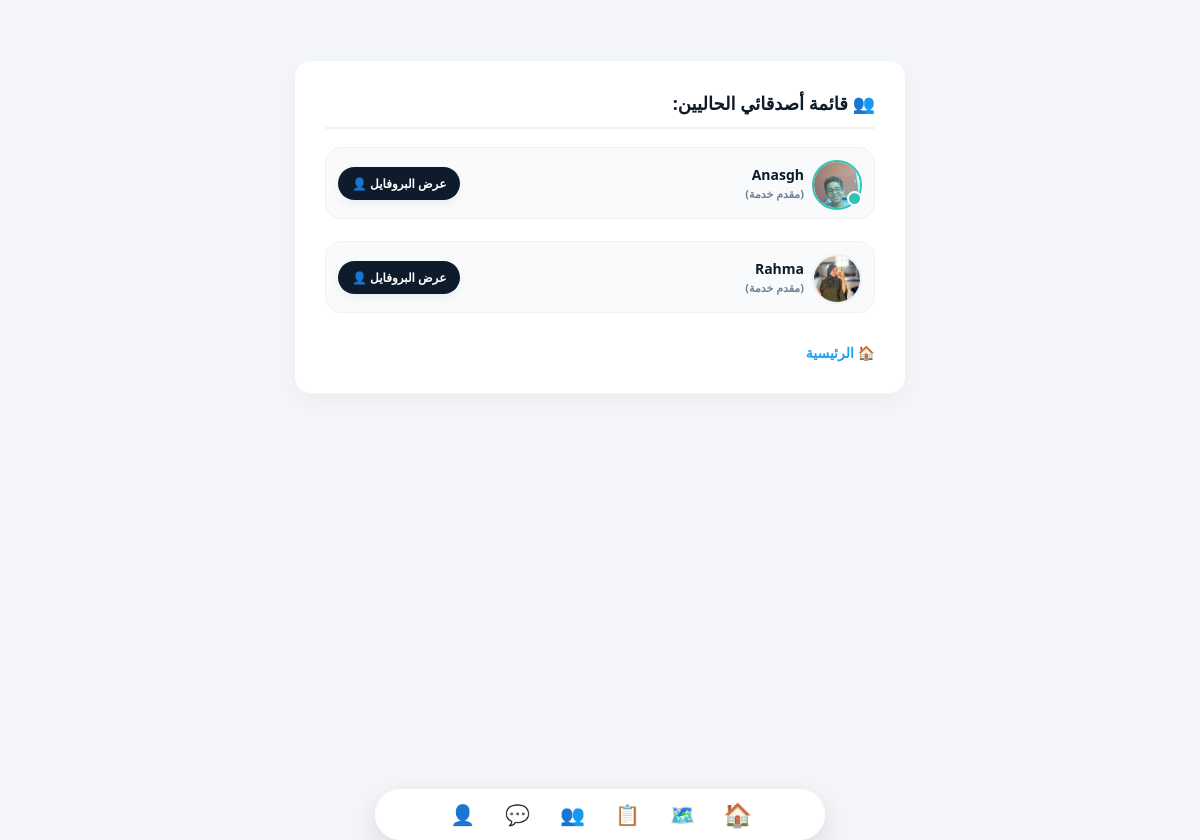
Page /friends/ (signed in) on the committed database.
### accounts/models.py (models this page shows, shortened)
class User(AbstractUser):
    USER_TYPE_CHOICES = (
        ('client', 'طالب خدمة'),
        ('provider', 'مقدم خدمة'),
    )
    VERIFICATION_STATUS_CHOICES = (
        ('not_submitted', 'لم يتم تقديم الطلب'),
        ('pending', 'قيد المراجعة والتدقيق'),
        ('verified', 'حساب موثق ومؤكد'),
        ('rejected', 'تم رفض الطلب'),
    )
    phone_number = models.CharField(max_length=15, unique=True, null=True, blank=True, verbose_name="رقم الهاتف")
    user_type = models.CharField(max_length=10, choices=USER_TYPE_CHOICES, default='client', verbose_name="نوع الحساب")
    governorate = models.ForeignKey(Governorate, on_delete=models.SET_NULL, null=True, blank=True, verbose_name="المحافظة")
    city = models.ForeignKey(City, on_delete=models.SET_NULL, null=True, blank=True, verbose_name="المدينة / المركز")
    address_details = models.CharField(max_length=255, blank=True, null=True, verbose_name="تفاصيل العنوان (الشارع / الحي)")
    national_id = models.CharField(max_length=14, blank=True, null=True, verbose_name="الرقم القومي (14 رقم)")
    id_front_image = models.ImageField(upload_to='national_ids/front/', blank=True, null=True, verbose_name="صورة وجه البطاقة")
    id_back_image = models.ImageField(upload_to='national_ids/back/', blank=True, null=True, verbose_name="صورة ظهر البطاقة")
    verification_status = models.CharField(max_length=20, choices=VERIFICATION_STATUS_CHOICES, default='not_submitted', verbose_name="حالة التوثيق")
    category = models.ForeignKey(Category, on_delete=models.SET_NULL, null=True, blank=True, verbose_name="المهنة / التخصص")
    profile_picture = models.ImageField(upload_to='profile_pics/', blank=True, null=True, default='profile_pics/default_user.png', verbose_name="صورة الحساب")
    is_active_now = models.BooleanField(default=False, verbose_name="متاح الآن للعمل")
    latitude = models.FloatField(null=True, blank=True, verbose_name="خط العرض GPS")
    longitude = models.FloatField(null=True, blank=True, verbose_name="خط الطول GPS")
    last_location_update = models.DateTimeField(null=True, blank=True, verbose_name="آخر تحديث للموقع")
    category = models.ForeignKey(
        'Category',
        on_delete=models.SET_NULL,
        null=True,
        blank=True,
        related_name='providers',
        verbose_name="التخصص المهني الرئيسي (للفنيين فقط)"
    )
    interests = models.ManyToManyField(
        'Category',
        blank=True,
        related_name='interested_users',
        verbose_name="الاهتمامات والاحتياجات (لطالبي الخدمة فقط)"
    )

### accounts/views.py (the view)
# urls.py: path('friends/', friends_list_view, name='friends_list'),
@login_required
def friends_list_view(request):
    friends_relations = FriendRequest.objects.filter(
        (models.Q(from_user=request.user) | models.Q(to_user=request.user)) &
        models.Q(status='accepted')
    )
    friends = []
    for rel in friends_relations:
        if rel.from_user == request.user:
            friends.append(rel.to_user)
        else:
            friends.append(rel.from_user)
    return render(request, 'accounts/friends_list.html', {'friends': friends})

### accounts/templates/accounts/friends_list.html (shortened to what this page needs)
<!DOCTYPE html>
<html lang="ar" dir="rtl">
<head>
</head>
<body>
    <div class="friend-box" style="direction: rtl; text-align: right;">
        <h3 id="txt-friends-title" style="color: var(--text-main); margin-top: 0; border-bottom: 2px solid var(--border-color); padding-bottom: 12px; font-size: 18px;">👥 قائمة أصدقائي الحاليين:</h3>
        <div id="friends-list-container" style="display: flex; flex-direction: column; gap: 12px; width: 100%; box-sizing: border-box; margin-top: 15px;">
            {% for friend in friends %}
                <div class="friend-item" style="display: flex; justify-content: space-between; align-items: center; background: var(--card-bg); padding: 12px; border-radius: 16px; border: 1px solid var(--border-color); box-sizing: border-box; width: 100%;">
                    <div style="display: flex; align-items: center; gap: 12px;">
                        <div style="position: relative; width: 46px; height: 46px; flex-shrink: 0; display: inline-block;">
                            {% if friend.profile_picture %}
                                <img src="{{ friend.profile_picture.url }}" style="width: 46px; height: 46px; border-radius: 50%; object-fit: cover; border: 2px solid {% if friend.is_active_now %}#2ec4b6{% else %}var(--border-color){% endif %};">
                            {% else %}
                                <div style="width: 46px; height: 46px; border-radius: 50%; background: var(--input-bg); border: 1px solid var(--border-color); display: flex; align-items: center; justify-content: center; color: var(--text-muted); font-size: 20px; font-weight: bold;">👤</div>
                            {% endif %}
                            {% if friend.is_active_now %}
                                <span style="position: absolute; bottom: 0; right: 0; width: 11px; height: 11px; background: #2ec4b6; border: 2px solid var(--card-bg); border-radius: 50%; animation: chat-pulse 2s infinite; display: inline-block;"></span>
                            {% endif %}
                        </div>
                        <div>
                            <span class="friend-name-txt" style="display: block; font-size: 14px; font-weight: 800; color: var(--text-main);">{{ friend.username }}</span>
                            <span style="display: block; font-size: 11px; font-weight: 600; color: var(--text-muted); margin-top: 2px;">({{ friend.get_user_type_display }})</span>
                        </div>
                    </div>
                    <a href="{% url 'public_profile' friend.id %}" class="btn-profile-txt btn-profile" style="flex-shrink: 0; font-size: 12px; font-weight: 700; padding: 8px 14px; border-radius: 30px;">عرض البروفايل 👤</a>
                </div>
            {% endfor %}
        </div>
        <a href="{% url 'home' %}" id="txt-back-home" class="nav-link-back" style="margin-top: 20px; display: inline-block;">🏠 الرئيسية</a>
    </div>
    <div class="bottom-nav-premium">
        <a href="{% url 'home' %}" class="bottom-nav-link active" title="الرئيسية">🏠</a>
        <a href="{% url 'providers_map' %}" class="bottom-nav-link" title="الخريطة لايف">🗺️</a>
        <a href="{% url 'providers_directory' %}" class="bottom-nav-link" title="دليل مقدمي الخدمات">📋</a>
        <a href="{% url 'friends_list' %}" class="bottom-nav-link" title="الأصدقاء">👥</a>
        <a href="{% url 'chat_rooms_list' %}" class="bottom-nav-link" title="المحادثات" style="position: relative; display: inline-flex;">
            💬
        </a>
        <a href="{% url 'profile' %}" class="bottom-nav-link" title="حسابي">👤</a>
    </div>
</body>
</html>

### accounts/templates/accounts/friends_list.html (style rules this page uses)
:root { --bg: #f4f6f9; --card-bg: #ffffff; --text-main: #0d1b2a; --text-muted: #718096; --border-color: #edf2f7; --input-bg: #f8fafc; }
html, body { margin: 0; padding: 20px; min-height: 100vh; background-color: var(--bg) !important; color: var(--text-main) !important; font-family: 'Segoe UI', Tahoma, sans-serif; transition: background-color 0.2s, color 0.2s; box-sizing: border-box; }
.friend-box { max-width: 550px; margin: 20px auto; background-color: var(--card-bg) !important; padding: 30px; border-radius: 16px; box-shadow: 0 10px 25px rgba(0,0,0,0.04); border: 1px solid var(--border-color); text-align: right; }
.friend-item { display: flex; justify-content: space-between; align-items: center; background-color: var(--input-bg) !important; padding: 15px; border-radius: 12px; margin-bottom: 10px; border: 1px solid var(--border-color); }
.friend-name-txt { font-weight: bold; font-size: 14px; color: var(--text-main) !important; }
.btn-profile { background: #0d1b2a; color: white !important; text-decoration: none; padding: 8px 18px; border-radius: 20px; font-size: 12px; font-weight: bold; box-shadow: 0 4px 10px rgba(0,0,0,0.05); }
.nav-link-back { display: block; text-align: center; margin-top: 25px; color: #1DA1F2 !important; text-decoration: none; font-weight: bold; font-size: 14px; }
.bottom-nav-premium { position: fixed; bottom: 0px; left: 50%; transform: translateX(-50%); background: rgba(20, 36, 68, 0.95); backdrop-filter: blur(12px); border: 1px solid var(--border); padding: 12px 24px; border-radius: 40px; display: flex; gap: 30px; justify-content: center; align-items: center; z-index: 9999; box-shadow: 0 10px 30px rgba(0,0,0,0.4); width: 90%; max-width: 450px; box-sizing: border-box; }
[data-theme="light"] .bottom-nav-premium { background: rgba(255, 255, 255, 0.95); box-shadow: 0 10px 30px rgba(0,0,0,0.12); }
.bottom-nav-link { color: var(--text-muted); text-decoration: none; font-size: 20px; cursor: pointer; transition: 0.2s; display: flex; align-items: center; justify-content: center; }
.bottom-nav-link:hover, .bottom-nav-link.active { color: var(--accent-blue); transform: scale(1.15); }

### rows in the picture
User: profile_picture (picture), is_active_now True (drawn), username "Anasgh", user_type "مقدم خدمة"
User: profile_picture (picture), username "Rahma", user_type "مقدم خدمة"
